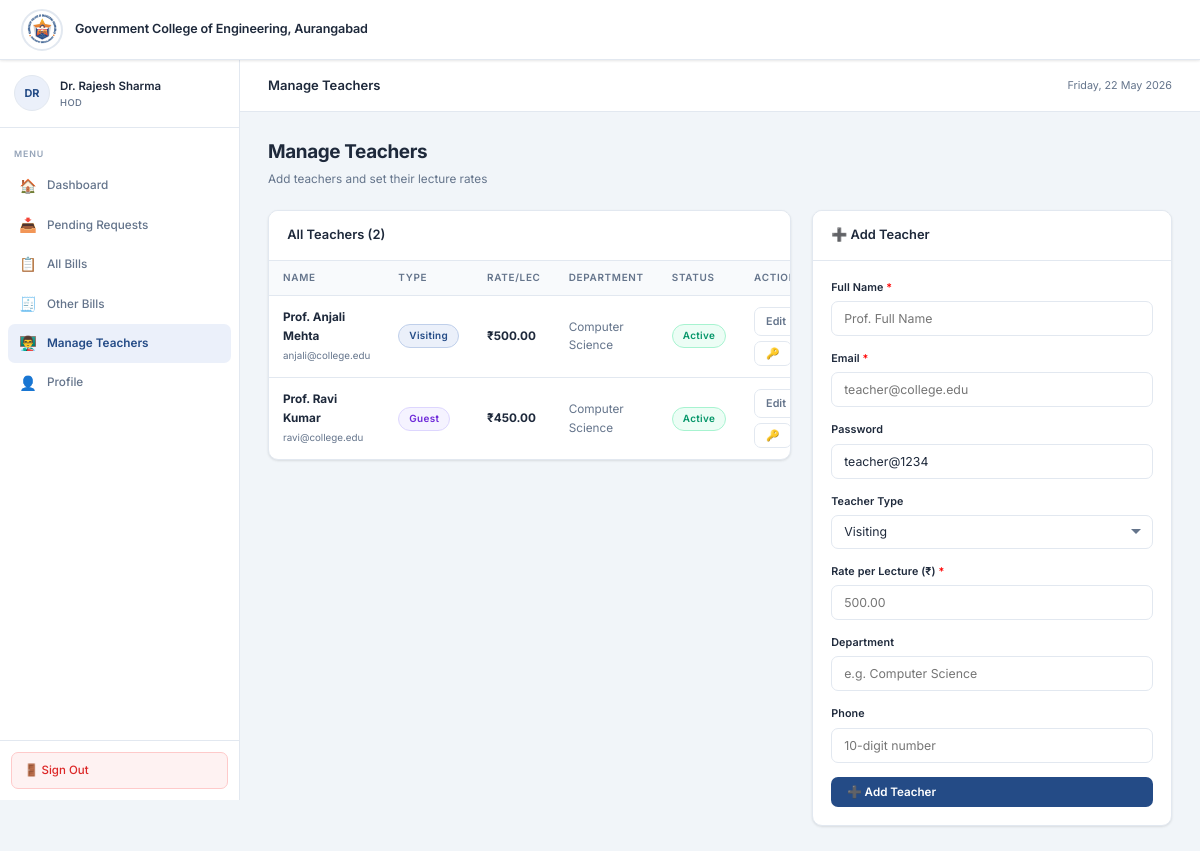
The app's page /hod/manage-teachers.php (signed in) with its own data.
### tables this page shows
CREATE TABLE IF NOT EXISTS users (
    id               INT AUTO_INCREMENT PRIMARY KEY,
    name             VARCHAR(100)   NOT NULL,
    email            VARCHAR(100)   NOT NULL UNIQUE,
    password         VARCHAR(255)   NOT NULL,
    role             ENUM('hod', 'teacher') NOT NULL DEFAULT 'teacher',
    teacher_type     ENUM('visiting', 'guest', 'earn_and_learn') DEFAULT NULL,
    department       VARCHAR(100)   DEFAULT NULL,
    phone            VARCHAR(20)    DEFAULT NULL,
    rate_per_lecture DECIMAL(8,2)   DEFAULT 0.00,
    is_active        TINYINT(1)     NOT NULL DEFAULT 1,
    created_at       TIMESTAMP      NOT NULL DEFAULT CURRENT_TIMESTAMP,
    updated_at       TIMESTAMP      NOT NULL DEFAULT CURRENT_TIMESTAMP ON UPDATE CURRENT_TIMESTAMP
);

### includes/auth.php (called while the page is built, shortened)
<?php
function getInitials(string $name): string {
    $parts = explode(' ', trim($name));
    $init  = '';
    foreach (array_slice($parts, 0, 2) as $p) {
        $init .= strtoupper($p[0] ?? '');
    }
    return $init ?: '?';
}

### hod/manage-teachers.php (the view, shortened to what this page needs)
<?php
require_once '../includes/db.php';
require_once '../includes/auth.php';
require_once '../includes/functions.php';
$user = currentUser();
$teachers = $pdo->query("SELECT * FROM users WHERE role='teacher' ORDER BY name")->fetchAll();
$editRow = null;
renderHead('Manage Teachers');
?>
<div class="app-layout">
<?php renderSidebar('manage-teachers','hod',$user); ?>
<div class="main-content">
<?php renderTopbar('Manage Teachers'); ?>
<div class="page-body">
    <div class="page-header"><h1>Manage Teachers</h1><p>Add teachers and set their lecture rates</p></div>
    <div style="display:grid;grid-template-columns:1fr 360px;gap:1.5rem;align-items:start">
        <div class="card">
            <div class="card-header"><h3>All Teachers (<?= count($teachers) ?>)</h3></div>
            <?php if ($teachers): ?>
            <div class="table-wrap">
                <table>
                    <thead><tr><th>Name</th><th>Type</th><th>Rate/Lec</th><th>Department</th><th>Status</th><th>Actions</th></tr></thead>
                    <tbody>
                    <?php foreach ($teachers as $t): ?>
                    <tr>
                        <td>
                            <strong><?= e($t['name']) ?></strong><br>
                            <small style="color:var(--muted)"><?= e($t['email']) ?></small>
                        </td>
                        <td><?= teacherTypeBadge($t['teacher_type'] ?: 'visiting') ?></td>
                        <td><strong><?= formatINR($t['rate_per_lecture']) ?></strong></td>
                        <td style="color:var(--muted)"><?= e($t['department'] ?: '—') ?></td>
                        <td>
                            <?php if ($t['is_active']): ?>
                            <span class="badge badge-approved">Active</span>
                            <?php else: ?>
                            <span class="badge badge-rejected">Inactive</span>
                            <?php endif; ?>
                        </td>
                        <td style="display:flex;gap:5px;flex-wrap:wrap">
                            <a href="?edit=<?= $t['id'] ?>" class="btn btn-outline btn-sm">Edit</a>
                            <form method="POST" style="display:inline">
                                <button type="submit" class="btn btn-outline btn-sm"
                                    onclick="return confirmAction('Reset password to teacher@1234?')">
                                    🔑
                                </button>
                            </form>
                        </td>
                    </tr>
                    <?php endforeach; ?>
                    </tbody>
                </table>
            </div>
            <?php else: ?>
            <div class="empty-state"><div class="icon">👨‍🏫</div><h3>No teachers yet</h3><p>Add your first teacher using the form.</p></div>
            <?php endif; ?>
        </div>
        <div class="card" style="position:sticky;top:80px">
            <div class="card-header"><h3><?= $editRow ? '✏️ Edit Teacher' : '➕ Add Teacher' ?></h3></div>
            <div class="card-body">
                <form method="POST">
                    <div class="form-group">
                        <label>Full Name <span style="color:red">*</span></label>
                        <input type="text" name="name" class="form-control" required
                            value="<?= e($editRow['name'] ?? '') ?>" placeholder="Prof. Full Name">
                    </div>
                    <?php if (!$editRow): ?>
                    <div class="form-group">
                        <label>Email <span style="color:red">*</span></label>
                        <input type="email" name="email" class="form-control" required placeholder="teacher@college.edu">
                    </div>
                    <div class="form-group">
                        <label>Password</label>
                        <input type="text" name="password" class="form-control" value="teacher@1234" placeholder="Default password">
                    </div>
                    <?php endif; ?>
                    <div class="form-group">
                        <label>Teacher Type</label>
                        <select name="teacher_type" class="form-control">
                            <option value="visiting"       <?= ($editRow['teacher_type']??'')==='visiting'      ?'selected':''?>>Visiting</option>
                        </select>
                    </div>
                    <div class="form-group">
                        <label>Rate per Lecture (₹) <span style="color:red">*</span></label>
                        <input type="number" name="rate_per_lecture" class="form-control" required
                            step="0.01" min="0"
                            value="<?= $editRow['rate_per_lecture'] ?? '' ?>" placeholder="500.00">
                    </div>
                    <div class="form-group">
                        <label>Department</label>
                        <input type="text" name="department" class="form-control"
                            value="<?= e($editRow['department'] ?? '') ?>" placeholder="e.g. Computer Science">
                    </div>
                    <div class="form-group">
                        <label>Phone</label>
                        <input type="text" name="phone" class="form-control"
                            value="<?= e($editRow['phone'] ?? '') ?>" placeholder="10-digit number">
                    </div>
                    <button type="submit" class="btn btn-primary" style="width:100%">
                        <?= $editRow ? '💾 Update Teacher' : '➕ Add Teacher' ?>
                    </button>
                </form>
            </div>
        </div>
    </div>
</div>
</div>
</div>
<?php renderFooter(); ?>

### includes/functions.php (shortened to what this page needs)
<?php
function e(string $str): string {
    return htmlspecialchars($str, ENT_QUOTES, 'UTF-8');
}
function formatINR(float $amount): string {
    return '₹' . number_format($amount, 2);
}
function teacherTypeBadge(string $type): string {
    $map = [
        'visiting'      => ['badge-visiting', 'Visiting'],
        'guest'         => ['badge-guest',    'Guest'],
        'earn_and_learn'=> ['badge-earn',     'Earn & Learn'],
    ];
    [$cls, $label] = $map[$type] ?? ['badge-visiting', ucfirst($type)];
    return '<span class="badge '.$cls.'">'.$label.'</span>';
}
function renderSidebar(string $active, string $role, array $user): void {
    $base = '../';
    $teacherNav = [
        ['key'=>'dashboard',     'href'=>'dashboard.php',     'icon'=>'🏠', 'label'=>'Dashboard'],
        ['key'=>'lectures',      'href'=>'lectures.php',      'icon'=>'📅', 'label'=>'My Lectures'],
        ['key'=>'generate-bill', 'href'=>'generate-bill.php', 'icon'=>'🧾', 'label'=>'Generate Bill'],
        ['key'=>'my-bills',      'href'=>'my-bills.php',      'icon'=>'📊', 'label'=>'My Bills'],
        ['key'=>'profile',       'href'=>'profile.php',       'icon'=>'👤', 'label'=>'Profile'],
    ];
    $hodNav = [
        ['key'=>'dashboard',       'href'=>'dashboard.php',       'icon'=>'🏠', 'label'=>'Dashboard'],
        ['key'=>'requests',        'href'=>'requests.php',        'icon'=>'📥', 'label'=>'Pending Requests'],
        ['key'=>'all-bills',       'href'=>'all-bills.php',       'icon'=>'📋', 'label'=>'All Bills'],
        ['key'=>'other-bills',     'href'=>'other-bills.php',     'icon'=>'🧾', 'label'=>'Other Bills'],
        ['key'=>'manage-teachers', 'href'=>'manage-teachers.php', 'icon'=>'👨‍🏫', 'label'=>'Manage Teachers'],
        ['key'=>'profile',         'href'=>'profile.php',         'icon'=>'👤', 'label'=>'Profile'],
    ];
    $navItems  = ($role === 'hod') ? $hodNav : $teacherNav;
    $initials  = getInitials($user['name']);
    $roleLabel = ($role === 'hod') ? 'HOD' : 'Teacher';
    ?>
    <aside class="sidebar">
        <div class="sidebar-user">
            <div class="user-avatar"><?= e($initials) ?></div>
            <div class="user-info">
                <div class="name"><?= e($user['name']) ?></div>
                <div class="role-badge"><?= $roleLabel ?></div>
            </div>
        </div>
        <nav class="sidebar-nav">
            <div class="nav-label">Menu</div>
            <?php foreach ($navItems as $item): ?>
            <a href="<?= e($item['href']) ?>" class="nav-item <?= $active === $item['key'] ? 'active' : '' ?>">
                <span class="icon"><?= $item['icon'] ?></span>
                <?= e($item['label']) ?>
            </a>
            <?php endforeach; ?>
        </nav>
        <div class="sidebar-footer">
            <a href="<?= $base ?>logout.php" class="btn-logout"
               onclick="return confirmAction('Sign out of your account?')">
                🚪 Sign Out
            </a>
        </div>
    </aside>
    <?php
}
function renderTopbar(string $title): void {
    $date = date('l, d F Y');
    ?>
    <div class="topbar">
        <div class="topbar-title"><?= e($title) ?></div>
        <div class="topbar-right">
            <span class="topbar-date"><?= $date ?></span>
        </div>
    </div>
    <?php
}
function renderHead(string $title, string $base = '../'): void {
    ?>
<!DOCTYPE html>
<html lang="en">
<head>
    <link rel="stylesheet" href="<?= $base ?>assets/css/style.css">
</head>
<body>
<nav class="navbar">
    <div class="navbar-brand">
        <div class="navbar-logo">
            <img src="<?= $base ?>assets/images/logo.png" alt="College Logo">
        </div>
        <span class="navbar-college">Government College of Engineering, Aurangabad</span>
    </div>
</nav>
    <?php
}
function renderFooter(string $base = '../'): void {
    ?>
</body>
</html>
    <?php
}

### records on screen
users: name "Prof. Anjali Mehta", email "anjali@college.edu", label "Visiting", rate_per_lecture "₹500.00", department "Computer Science", is_active "Active"
users: name "Prof. Ravi Kumar", email "ravi@college.edu", label "Guest", rate_per_lecture "₹450.00", department "Computer Science", is_active "Active"

### other values on screen
$initials "DR"
$user['name'] "Dr. Rajesh Sharma"
$roleLabel "HOD"
$item['icon'] "🏠"
$item['label'] "Dashboard"
$item['icon'] "📥"
$item['label'] "Pending Requests"
$item['icon'] "📋"
$item['label'] "All Bills"
$item['icon'] "🧾"
$item['label'] "Other Bills"
$item['icon'] "👨‍🏫"
$item['label'] "Manage Teachers"
$item['icon'] "👤"
$item['label'] "Profile"
